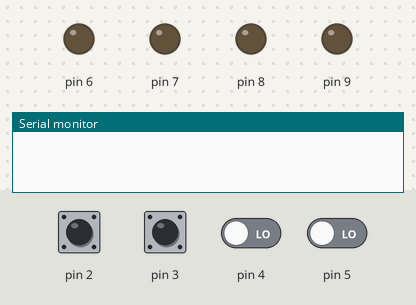
Bench run of a sketch on a simulated Arduino Uno, built with avr-gcc and run on an emulated ATmega328P. On the bench: output pins drawn as LEDs (lit = HIGH), the last lines printed to the serial monitor. Inputs (shaded band) come from the test bench; at power-on: pin 2–5 LOW.

Above: at 1.2 s.
1.3 s: pin 2 driven HIGH
At 2.2 s:
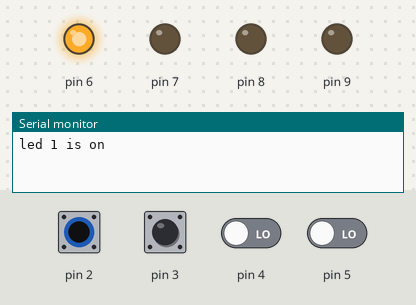
2.8 s: pin 3 driven HIGH
At 4.0 s:
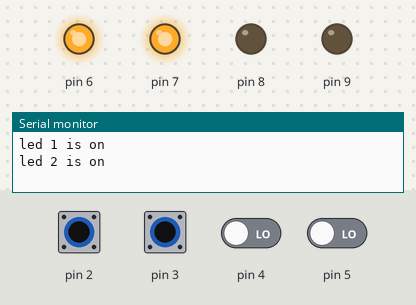
4.3 s: pin 4 driven HIGH
At 5.2 s:
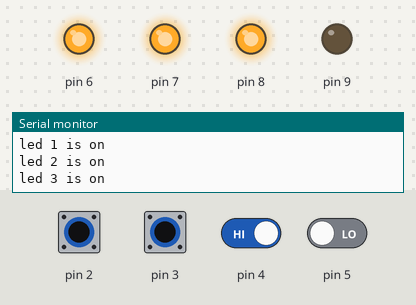
5.8 s: pin 5 driven HIGH
At 7.0 s:
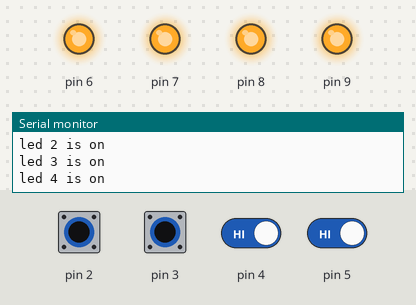
7.3 s: pin 2 pulsed LOW 5 times (0.12 s each, 0.3 s apart)
At 9.2 s:
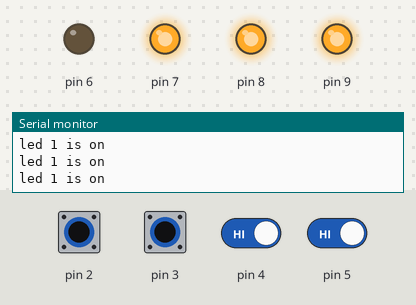
10.3 s: pin 3 pulsed LOW 2 times (0.12 s each, 0.3 s apart)
At 10.58 s:
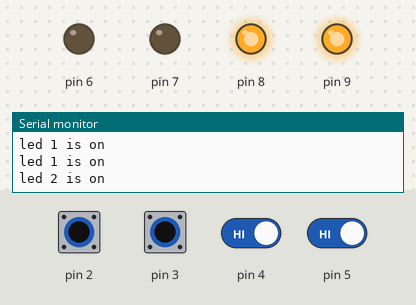
Timing chart, 0 to 13.3 s (numbered marks = the images above; inputs shaded):
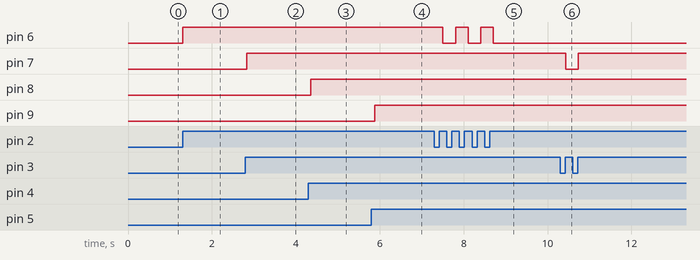

The sketch:

4__1_switch_serial_monitoring.ino
```cpp
int x,y,z,w;
boolean lastbutton1 = LOW,lastbutton2 = LOW,lastbutton3 = LOW,lastbutton4 = LOW;
boolean ledstate1 = LOW,ledstate2 = LOW,ledstate3 = LOW,ledstate4 = LOW;
void setup() {
  pinMode(2, INPUT);
  pinMode(3, INPUT);
  pinMode(4, INPUT);
  pinMode(5, INPUT);
  pinMode(6, OUTPUT);
  pinMode(7, OUTPUT);
  pinMode(8, OUTPUT);
  pinMode(9, OUTPUT);
  Serial.begin(9600);

}

void loop() {
  x=digitalRead(2);
  y=digitalRead(3);
  z=digitalRead(4);
  w=digitalRead(5);


  if (digitalRead(2) == HIGH && lastbutton1 == LOW)
  {
    ledstate1 = !ledstate1;
    lastbutton1 = HIGH;
    Serial.println("led 1 is on");
  }
  else
  {
    lastbutton1 = digitalRead(2);

  }
  digitalWrite(6, ledstate1);
  delay(25);


  if (digitalRead(3) == HIGH && lastbutton2 == LOW)
  {
    ledstate2 = !ledstate2;
    lastbutton2 = HIGH;
    Serial.println("led 2 is on");
  }
  else
  {
    lastbutton2 = digitalRead(3);

  }
  digitalWrite(7, ledstate2);
  delay(25);


  if (digitalRead(4) == HIGH && lastbutton3 == LOW)
  {
    ledstate3 = !ledstate3;
    lastbutton3 = HIGH;
    Serial.println("led 3 is on");
  }
  else
  {
    lastbutton3 = digitalRead(4);

  }
  digitalWrite(8, ledstate3);
  delay(25);


  if (digitalRead(5) == HIGH && lastbutton4 == LOW)
  {
    ledstate4 = !ledstate4;
    lastbutton4 = HIGH;
    Serial.println("led 4 is on");
  }
  else
  {
    lastbutton4 = digitalRead(5);

  }
  digitalWrite(9, ledstate4);
  delay(25);


}
```

Measured:
- after the input at 1.3 s, pin 6: LOW → HIGH at once
- after the input at 2.8 s, pin 7: LOW → HIGH at once
- after the input at 4.3 s, pin 8: LOW → HIGH after 0.05 s
- after the input at 5.8 s, pin 9: LOW → HIGH after 0.08 s
- after the input at 7.3 s, pin 6: alternates HIGH for 0.30 s and LOW for 0.30 s, 5 changes in all, then stays LOW, starting after 0.21 s
- after the input at 10.3 s, pin 7: HIGH → LOW after 0.14 s, → HIGH 0.30 s later
